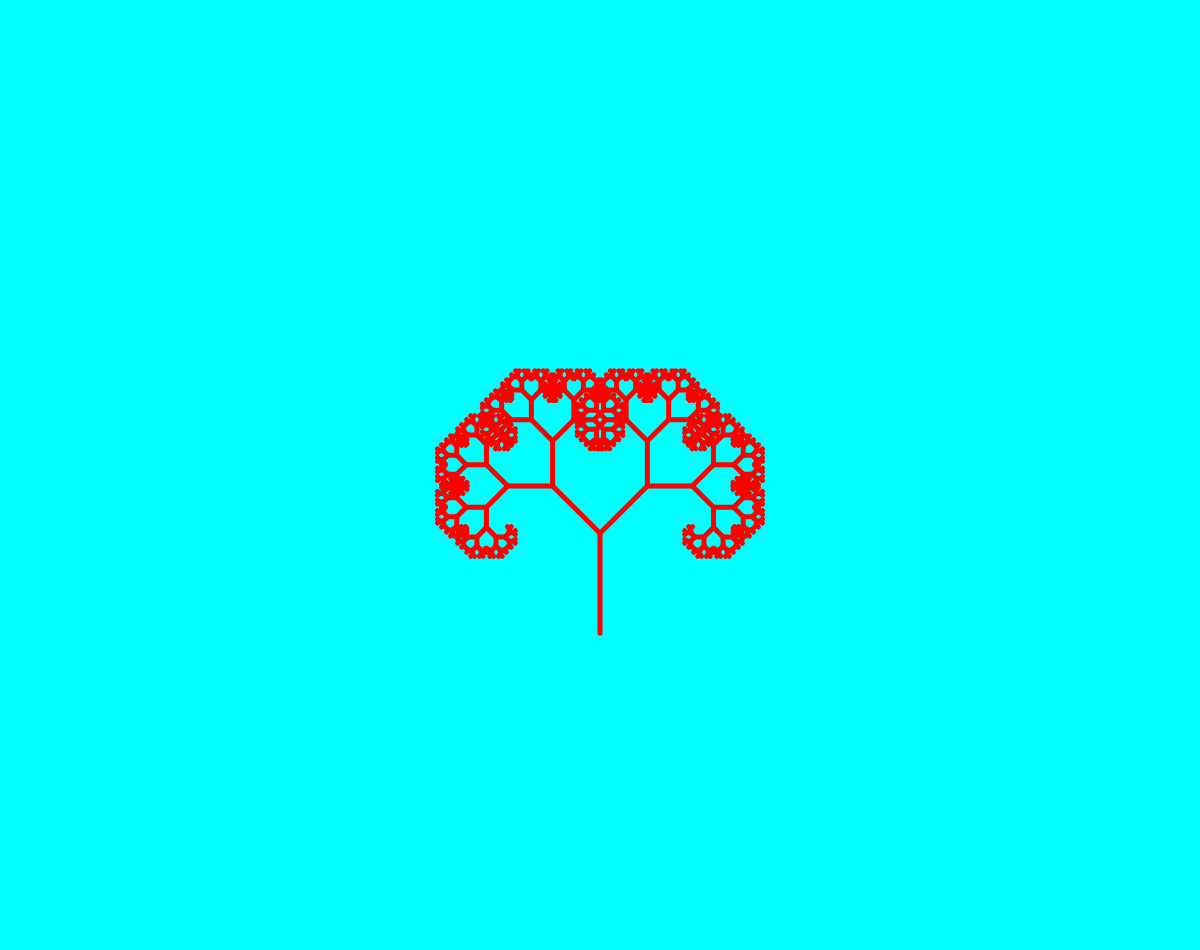
Frame 1 (no input)
Frame 60 (no input): identical to frame 1, image omitted
Frame 120 (the mouse pressed at the canvas centre since frame 60): identical to frame 1, image omitted

The p5.js sketch that drew this single still picture (run headless with seeded random() and noise() and a simulated clock; from frame 60 on, the mouse is pressed at the canvas centre):

// p5.js sketch
// ── sketch.js
// let tree;
let slider;

function setup() {
  createCanvas(windowWidth, windowHeight - 50);
  stroke(255, 0, 0);
  strokeWeight(5);
  // tree = new Tree(width / 2, height / 2);
  slider = createSlider(0, 360, 45, 0);
}

function draw() {
  background(0, 255, 255);
  // translate(tree.x, tree.y);
  // tree.show();
  translate(width / 2, height / 3 * 2);
  drawTree(100);
  // slider.value(frameCount % 360); Animation
}

function drawTree(len) {
  line(0, 0, 0, -len);
  translate(0, -len);
  if (len > 3) {
    push();
    rotate(radians(slider.value()));
    drawTree(len * 0.67);
    pop();
    push();
    rotate(-radians(slider.value()));
    drawTree(len * 0.67);
    pop();
  }
}

// ── tree.js
class Tree {
  constructor(x, y) {
    this.x = x;
    this.y = y;
  }

  show() {
    showTree(100);
  }
}
